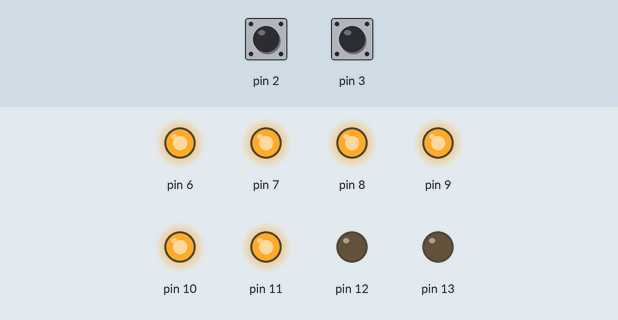
The sketch below on a simulated Arduino Uno, built with avr-gcc and run on an emulated ATmega328P. Shown: output pins drawn as LEDs (lit = HIGH). Dashed ring = blinking. The inputs (shaded band) are chosen by the test bench; at power-on: pin 2 HIGH, pin 3 HIGH.

Above: at 1.2 s.
1.3 s: pin 2 driven LOW
At 1.51 s:
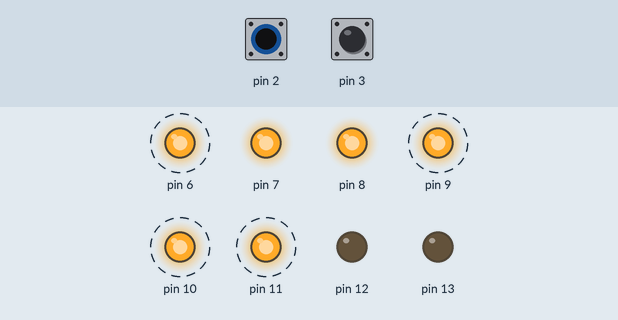
4.3 s: pin 3 driven LOW
At 5.5 s:
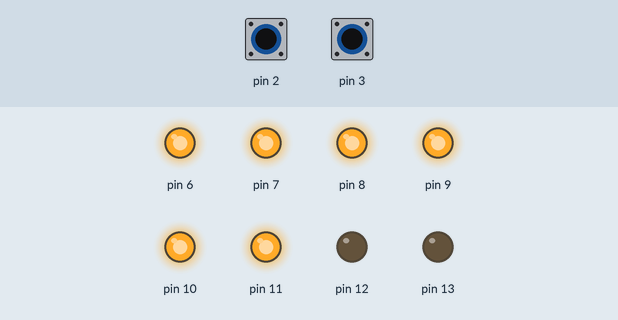
5.8 s: pin 2 pulsed HIGH 2 times (0.12 s each, 0.3 s apart)
At 6.26 s:
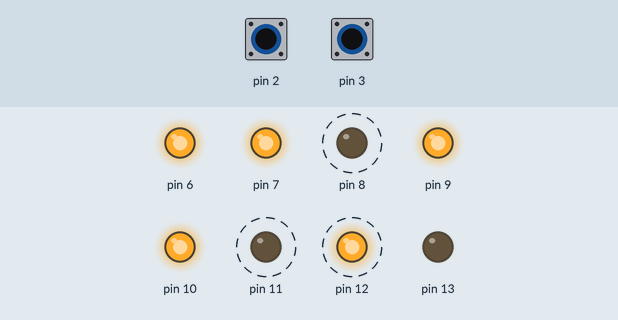
8.8 s: pin 3 pulsed HIGH 5 times (0.12 s each, 0.3 s apart)
At 9.87 s:
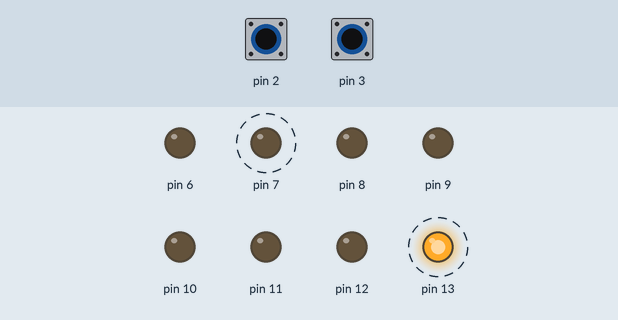
Timing chart, 0 to 12.8 s (numbered marks = the images above; inputs shaded):
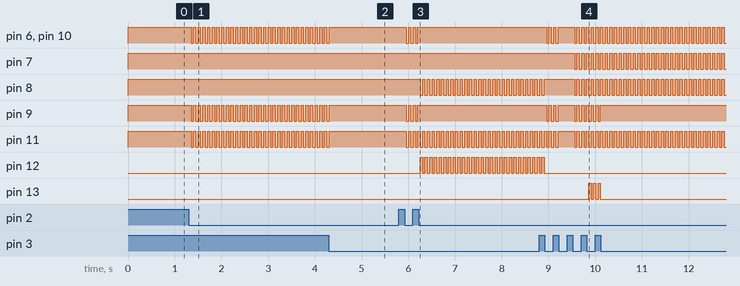

The sketch:

incrementare_decrementare_display_7_seg_intreruperi.ino
```cpp
const byte N = 2;
const byte pinsDisplay[2] = {0, 1};

const byte starePortNumereD[10] = {
  0b11000000,
  0b10000000,
  0b11000000,
  0b11000000,
  0b10000000,
  0b01000000,
  0b01000000,
  0b11000000,
  0b11000000,
  0b11000000
};

const byte starePortNumereB[10] = {
  0b00001111,
  0b00000001,
  0b00010110,
  0b00010011,
  0b00011001,
  0b00011011,
  0b00011111,
  0b00000001,
  0b00011111,
  0b00011011
};

int contor = 0;

ISR(INT0_vect) {
  SREG &=~(1<<SREG_I);
  contor++;
   SREG |= 1<<SREG_I;
}


ISR(INT1_vect) {
   SREG &=~(1<<SREG_I);
  contor--;
   SREG |= 1<<SREG_I;
}


void setup() {
  DDRD = (1<<7)|(1<<6);
  DDRB = 0b00111111;
  DDRC = 0x00;

  SREG |= 1 << SREG_I;

  EICRA = (1 << ISC11) | (0 << ISC10) | (1 << ISC01) | (0 << ISC00);
  EIMSK = (1 << INT1) | (1 << INT0);
  EIFR = (1<< INTF1) | (1 << INTF0);

  PCICR = (0 << PCIE2) | (0 << PCIE1) | (0 << PCIE0);
}

void loop() {
  for (byte i = 0; i < N; i++) {
    if (i == 0) {
      PORTD = starePortNumereD[(contor / 10) % 10];
      PORTB = starePortNumereB[(contor / 10) % 10];
    } else if (i == 1) {
      PORTD = starePortNumereD[contor % 10];
      PORTB = starePortNumereB[contor % 10];
    }

    PORTC |= 0b00000011;
    PORTC &= ~(1 << pinsDisplay[i]);
    delay(50);
  }
}
```

Measured:
- after the input at 1.3 s, pin 6, pin 9–11: alternates HIGH for 0.05 s and LOW for 0.05 s, starting after 0.05 s
- after the input at 4.3 s, pin 6, pin 9–11: goes on until 4.3 s, then stays HIGH
- after the input at 5.8 s, pin 6, pin 9, pin 10: alternates HIGH for 0.05 s and LOW for 0.05 s, 6 changes in all, then stays HIGH, starting after 0.16 s; pin 8, pin 12: alternates HIGH for 0.05 s and LOW for 0.05 s, starting after 0.46 s; pin 11: alternates HIGH for 0.05 s and LOW for 0.05 s, starting after 0.16 s
- after the input at 8.8 s, pin 7: alternates HIGH for 0.05 s and LOW for 0.05 s, starting after 0.76 s; pin 12: goes on until 8.9 s, then stays LOW; pin 13: alternates HIGH for 0.05 s and LOW for 0.05 s, 6 changes in all, then stays LOW, starting after 1.1 s
